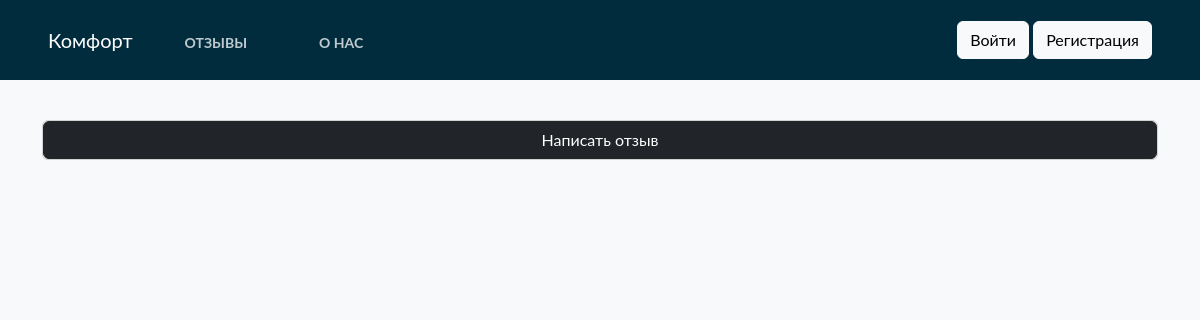
The app's page /articles/, older data.
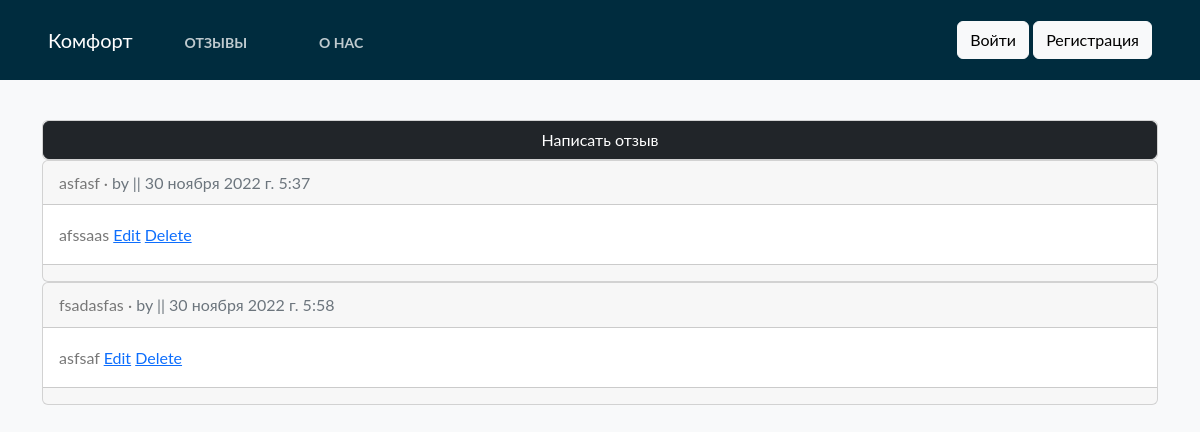
The same page, newer data.
### articles/models.py (models this page shows, shortened)
class Article(models.Model):
    title = models.CharField(max_length=255)
    body = models.TextField()
    date = models.DateTimeField(auto_now_add=True)

### articles/views.py (the view)
# urls.py: path('', views.ArticleListView.as_view(), name='article_list'),
class ArticleListView(ListView):
    model = models.Article
    template_name = 'article_list.html'

### templates/article_list.html (shortened to what this page needs)
{% extends "base.html" %}
{%  block start %}
<div class="container">
    <div class="card">
        <a class="btn btn-dark" href="{% url 'article_new'  %}">Написать отзыв</a>
    </div>
</div>
{% for article in object_list %}
<div class="container">
<div class="card">
    <div class="card-header">
        <span class="font-weidht-bold">{{ article.title }}</span> &middot;
        <span class="text-muted">by {{ article.author }} || {{ article.date }}</span>
    </div>
    <div class="card-body">
        {{ article.body }}
        <a href="{% url 'article_edit' article.pk %}">Edit</a>
        <a href="{% url 'article_delete' article.pk %}">Delete</a>
    </div>
    <div class="card-footer text-center text-muted">
    </div>
</div>
</div>
{% endfor %}
{% endblock %}

Row changes from the older to the newer data that the page shows:
added Article: title "asfasf", date "30 ноября 2022 г. 5:37", body "afssaas"
added Article: title "fsadasfas", date "30 ноября 2022 г. 5:58", body "asfsaf"
